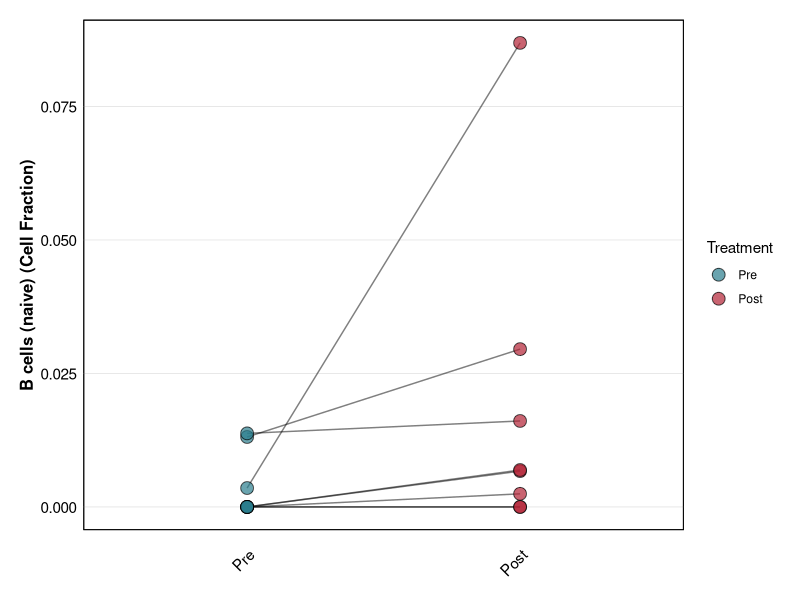
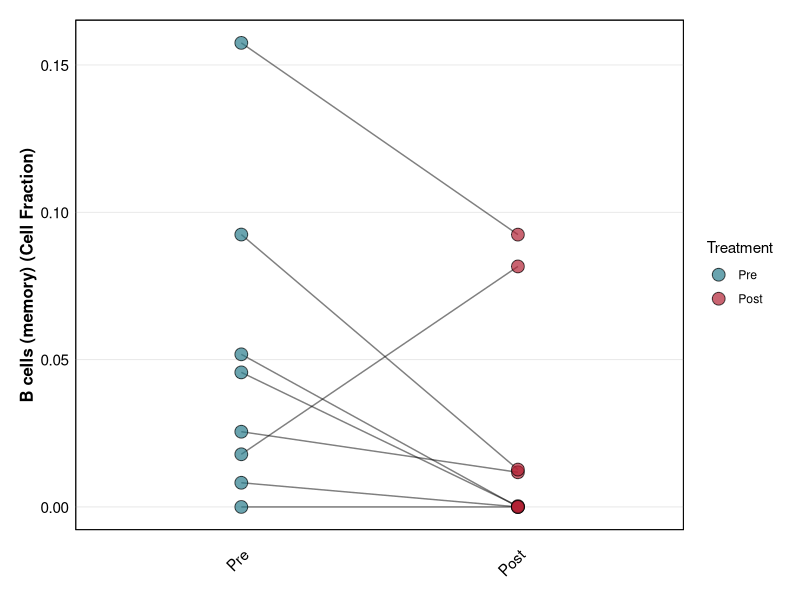
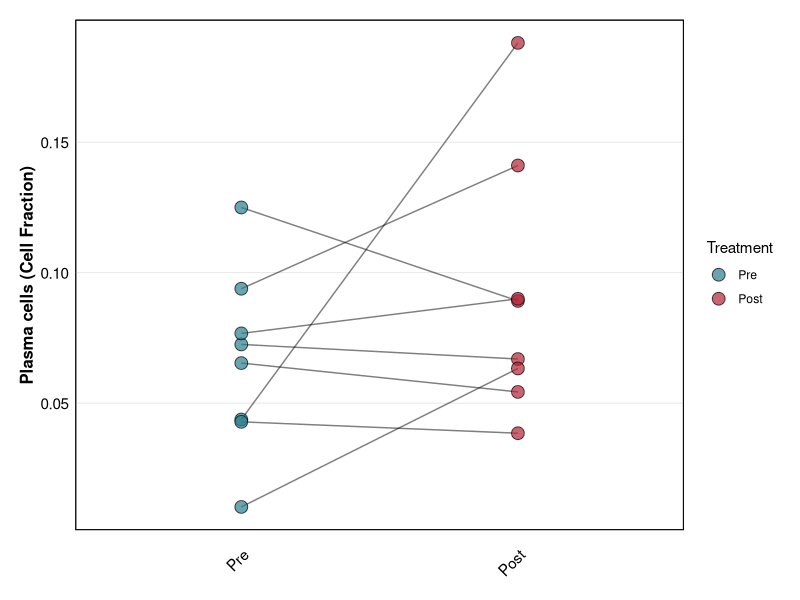
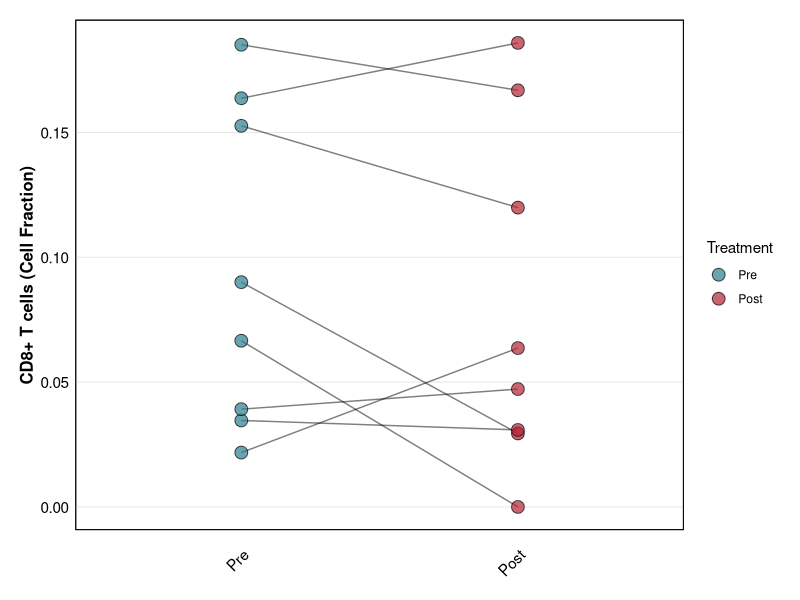
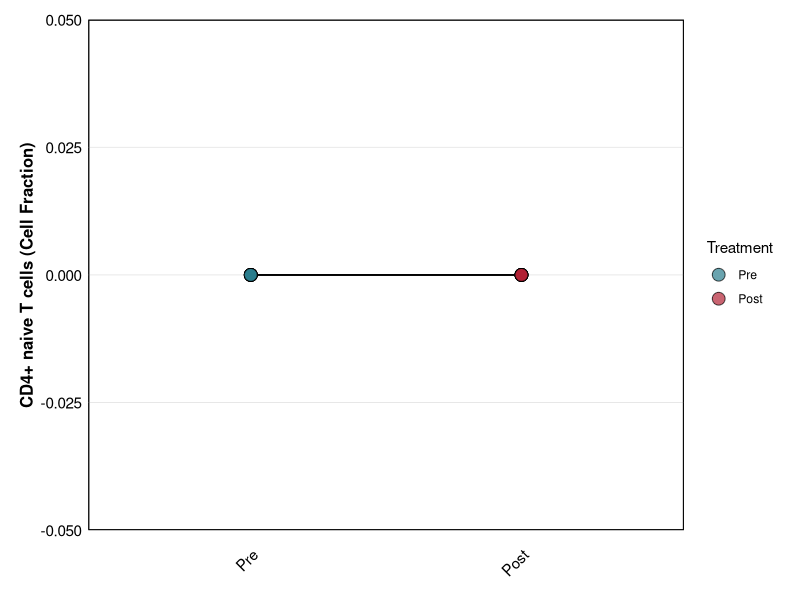
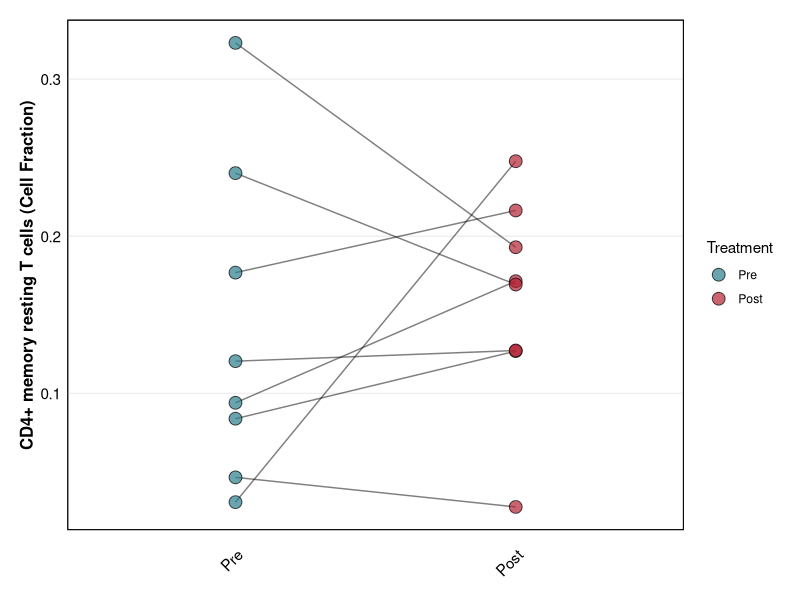
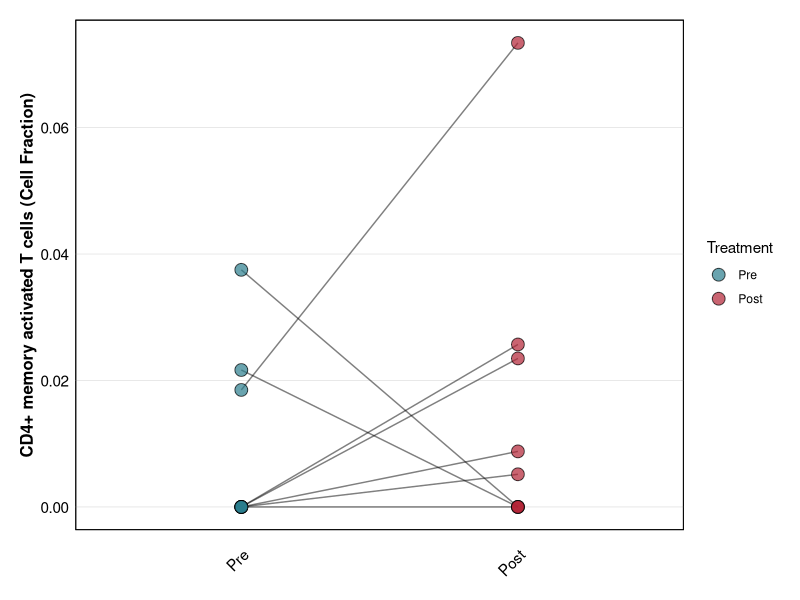
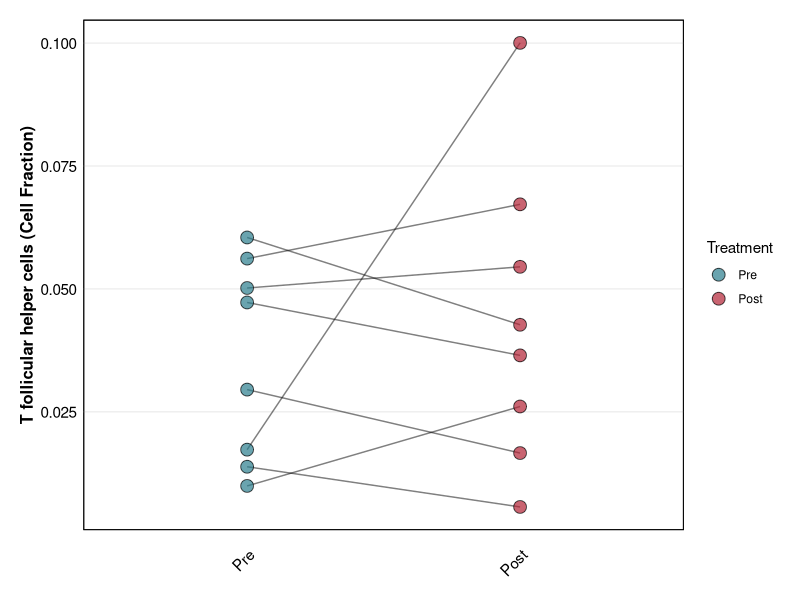

Reproduce these figures in R, in order.
# Load required libraries
library(ggplot2)
library(dplyr)
library(tidyr)
library(patchwork)

# Create output directory
plot_dir <- "MIPRA_Cibersortplots"
if (!dir.exists(plot_dir)) {
  dir.create(plot_dir)
}

# Define plot theme
single_plot_theme <- theme_minimal() +
  theme(
    plot.title = element_text(size = 14, face = "bold", hjust = 0.5, margin = margin(b = 15)),
    axis.title = element_text(size = 12, face = "bold"),
    axis.text = element_text(size = 11, color = "black"),
    axis.text.x = element_text(angle = 45, hjust = 1, margin = margin(t = 10)),
    panel.grid.major.x = element_blank(),
    panel.grid.minor = element_blank(),
    panel.grid.major.y = element_line(color = "gray90", linewidth = 0.3),
    panel.border = element_rect(colour = "black", fill = NA, linewidth = 0.7),
    panel.background = element_rect(fill = "white"),
    plot.margin = unit(c(0.5, 0.5, 0.5, 0.5), "cm")
  )

# Define cell type labels
cell_type_labels <- c(
  # B cells
  "B.cells.naive" = "B cells (naive)",
  "B.cells.memory" = "B cells (memory)",
  "Plasma.cells" = "Plasma cells",
  
  # T cells
  "T.cells.CD8" = "CD8+ T cells",
  "T.cells.CD4.naive" = "CD4+ naive T cells",
  "T.cells.CD4.memory.resting" = "CD4+ memory resting T cells",
  "T.cells.CD4.memory.activated" = "CD4+ memory activated T cells",
  "T.cells.follicular.helper" = "T follicular helper cells",
  "T.cells.regulatory..Tregs." = "Regulatory T cells (Tregs)",
  "T.cells.gamma.delta" = "Gamma T cells",
  
  # NK cells
  "NK.cells.resting" = "NK cells (resting)",
  "NK.cells.activated" = "NK cells (activated)",
  
  # Myeloid cells
  "Monocytes" = "Monocytes",
  "Macrophages.M0" = "Macrophages M0",
  "Macrophages.M1" = "Macrophages M1",
  "Macrophages.M2" = "Macrophages M2",
  "Dendritic.cells.resting" = "Dendritic cells (resting)",
  "Dendritic.cells.activated" = "Dendritic cells (activated)",
  
  # Other immune cells
  "Mast.cells.resting" = "Mast cells (resting)",
  "Mast.cells.activated" = "Mast cells (activated)",
  "Eosinophils" = "Eosinophils",
  "Neutrophils" = "Neutrophils"
)

# Define treatment colors
treatment_colors <- c(
  "Pre" = "#2A7D8C",  # Deep Teal
  "Post" = "#B22234"  # Crimson Red
)

# Read and process CIBERSORT results
cibersort_results <- read.delim("deconvolution/CibersortxResults_MIPRA_.txt", row.names = 1) %>%
  mutate(
    Sample_ID = rownames(.),
    Treatment = factor(ifelse(grepl("B$", Sample_ID), "Pre", "Post"), levels = c("Pre", "Post")),
    Patient = sub("[BS]$", "", Sample_ID)
  ) %>%
  group_by(Patient) %>%
  filter(n() == 2) %>%  # Keep only complete pairs
  ungroup()

# Function to create paired jitter plot
create_paired_jitter_plot <- function(data, cell_type, cell_label = NULL) {
  if (is.null(cell_label)) cell_label <- cell_type
  
  ggplot(data, aes(x = Treatment, y = .data[[cell_type]], group = Patient)) +
    geom_line(alpha = 0.5) +
    geom_point(aes(fill = Treatment), 
               size = 4, 
               alpha = 0.7,
               shape = 21,
               stroke = 0.5) +
    scale_fill_manual(values = treatment_colors) +
    labs(y = paste(cell_label, "(Cell Fraction)"),
         x = NULL) +
    single_plot_theme
}

# Generate plots for each cell type
cell_types <- names(cell_type_labels)
for (cell_type in cell_types) {
  p <- create_paired_jitter_plot(
    data = cibersort_results,
    cell_type = cell_type,
    cell_label = cell_type_labels[cell_type]
  )
  
  ggsave(
    filename = file.path(plot_dir, paste0(cell_type, "_paired_jitter.pdf")),
    plot = p,
    width = 6,
    height = 5,
    units = "in",
    dpi = 300
  )
}